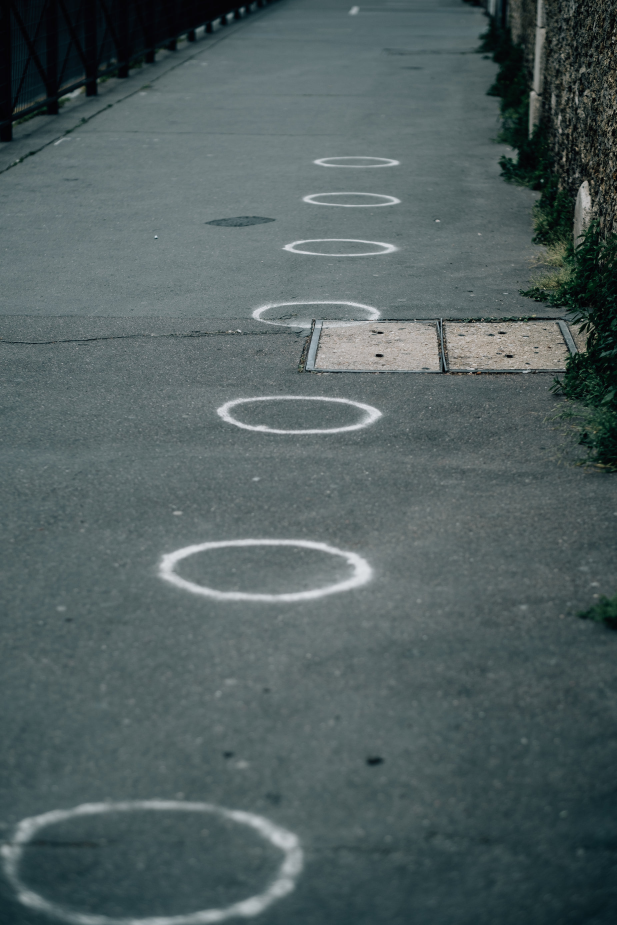
#> input picture Pothole Detection/road_image.jpg, 1850 x 2775 px, found by its file name (shown at 1/3 size)
$ python newpothole.py
#> lines starting #> are read from the running program, lines starting #| are printed output that depends on the picture; after the words box and inside, x2 and y2 are one past the last pixel; in counts of white or black regions, pixels touching at a corner belong together; long printed decimals are rounded
import cv2 as cv

img = cv.imread("./road_image.jpg")
#> img is the input picture: shape (2775, 1850, 3); mean B, G, R 96.4, 95.7, 81.7
# img = cv.resize(img, (0,0), fx=0.5, fy=0.5)

# ellipses = cv.ximgproc.findEllipses(img, scoreThreshold = 0.7, reliabilityThreshold = 0.5, centerDistanceThreshold = 0.05)
ellipses = cv.ximgproc.findEllipses(img, scoreThreshold = 0.4, reliabilityThreshold = 0.5, centerDistanceThreshold = 0.05)
#> ellipses = [[1071.8, 484.2, 107, 12.84, 0.669, 3.14], [1067.8, 594.5, 130, 18.2, 0.649, 0.0524]]
print(ellipses[0][0][0])
#| 1071.7958
# Draw ellipse on original image
for ellipse in ellipses:
    cv.ellipse(img, center=(int(ellipse[0][0]), int(ellipse[0][1])), axes=(int(ellipse[0][2]), int(ellipse[0][3])), angle=ellipse[0][4], startAngle=0, endAngle=360, color=(0, 255, 0), thickness=2)
    print(f"The ellipse is {ellipse}")
#> this loop made 2 passes
#| The ellipse is [[1.0717958e+03 4.8416278e+02 1.0700000e+02 1.2840000e+01 6.6874254e-01
#|   3.1415925e+00]]
#| The ellipse is [[1.0677500e+03 5.9450000e+02 1.3000000e+02 1.8200001e+01 6.4927793e-01
#|   5.2360296e-02]]
# Scale down the output image
scale_percent = 30  # percent of original size
width = int(img.shape[1] * scale_percent / 100)
#> width = 555
height = int(img.shape[0] * scale_percent / 100)
#> height = 832
dim = (width, height)
#> dim = (555, 832)
output_img = cv.resize(img, dim, interpolation=cv.INTER_AREA)
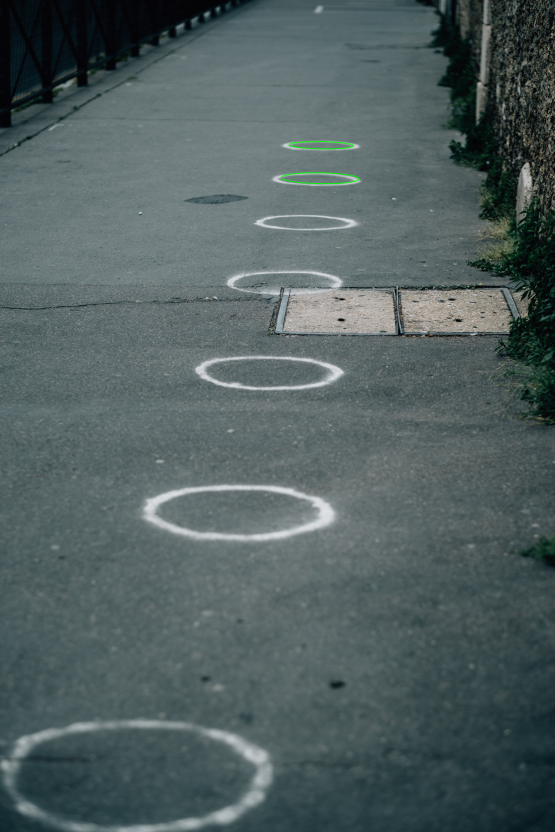
#> output_img: shape (832, 555, 3); mean B, G, R 96.3, 95.8, 81.6

# Display the output image
cv.imshow("output", output_img)
cv.waitKey(0)

$ run again, with Pothole Detection/white dots.jpg copied over Pothole Detection/road_image.jpg
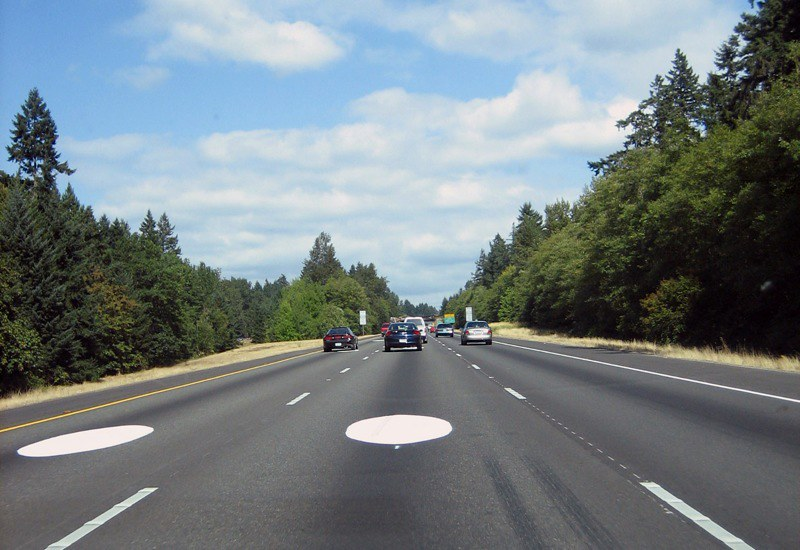
#> input picture Pothole Detection/white dots.jpg, 800 x 550 px, found by its file name
#> img is the input picture: shape (550, 800, 3); mean B, G, R 131.1, 127.4, 117.1
#> ellipses = [[400, 429.2, 56, 14.56, 0.836, 3.11]]
#| 399.955
#> the loop `for ellipse in ellipses:` made 1 pass
#> (printed output is left out)
#> after the loop `for ellipse in ellipses:`:
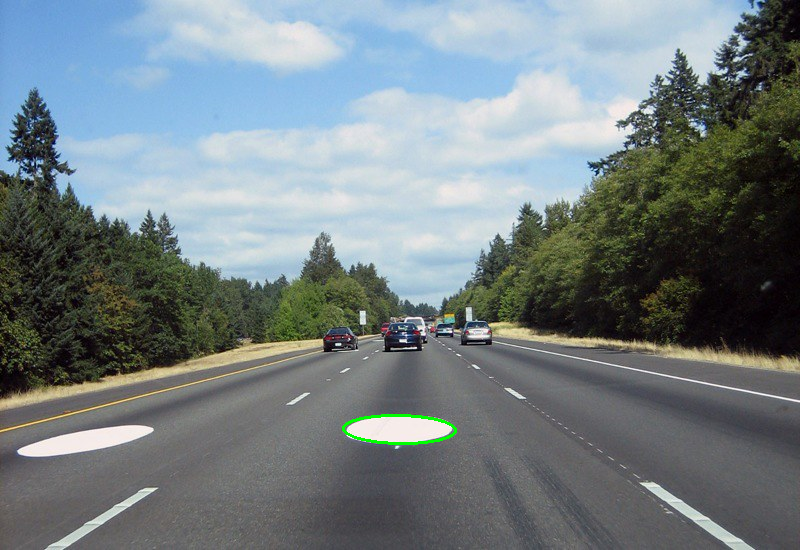
#> img: shape (550, 800, 3); 0.16% of pixels changed, all inside (x1, y1, x2, y2) = (342, 414, 457, 445)
#> `output_img = cv.resize(img, dim, interpolation=cv.INTER_AREA)`:
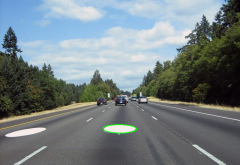
#> output_img: shape (165, 240, 3); mean B, G, R 130.8, 127.5, 116.9
